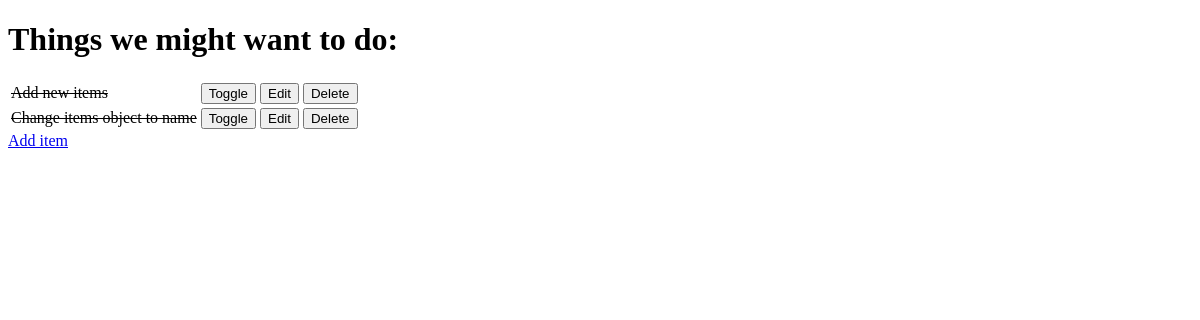
/, run on an earlier commit of the app's database.
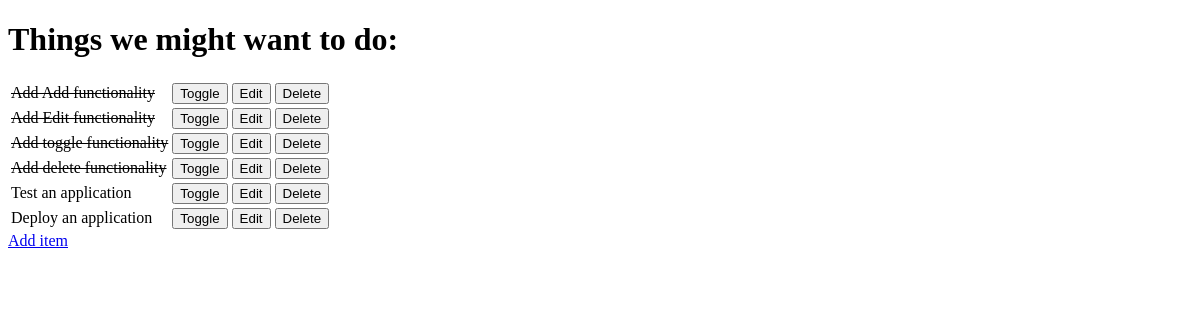
And on a later commit of the database.
### todo/models.py (models this page shows, shortened)
class Item(models.Model):
    name = models.CharField(max_length=50, null=False, blank=False)
    done = models.BooleanField(null=False, blank=False, default=False)

### todo/views.py (the view)
# urls.py: path('', views.get_todo_list, name="get_todo_list"),
def get_todo_list(request):
    items = Item.objects.all()
    context = {
        'items': items
    }
    return render(request, "todo/todo_list.html", context)

### todo/templates/todo/todo_list.html (shortened to what this page needs)
<!DOCTYPE html>
<html lang="en">
<head>
</head>
<body>
    <h1>Things we might want to do:</h1>
    <table>
        {% for item in items %}
            <tr>
                {% if item.done %}
                    <td><strike>{{ item.name }}</strike></td>
                {% else %}
                    <td>{{item.name }}</td>
                {% endif %}
                <td>
                    <a href="/toggle/{{ item.id }}">
                        <button>Toggle</button>
                    </a>
                </td>
                <td>
                    <a href="/edit/{{ item.id }}">
                        <button>Edit</button>
                    </a>
                </td>
                <td>
                    <a href="/delete/{{ item.id }}">
                        <button>Delete</button>
                    </a>
                </td>
            </tr>
            {% empty %}
                <tr><td>You have no actions.</td></tr>
        {%endfor%}
    </table>
    <a href="/add">Add item</a>
</body>
</html>

What changed in the data, as far as the page shows it:
removed Item: name "Add new items"
removed Item: name "Change items object to name"
added Item: name "Add Add functionality"
added Item: name "Add Edit functionality"
added Item: name "Add toggle functionality"
added Item: name "Add delete functionality"
added Item: name "Test an application"
added Item: name "Deploy an application"
